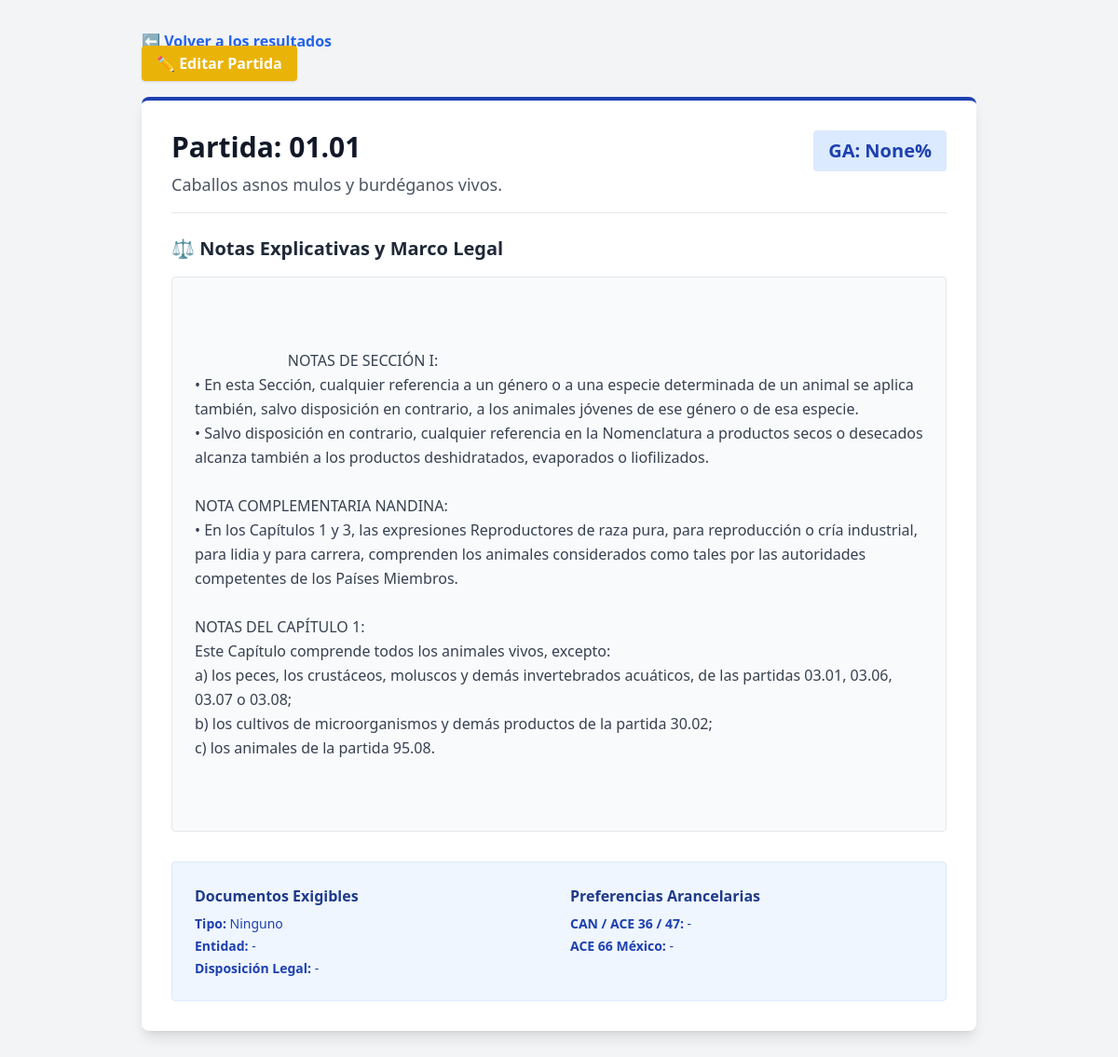
Page /arancel/99/ (signed in) on the committed database.
### cuentas/models.py (models this page shows, shortened)
class Arancel(models.Model):
    codigo = models.CharField(max_length=20, unique=True, verbose_name="Código")
    descripcion = models.TextField(verbose_name="Descripción de la Mercancía")
    notas_explicativas = models.TextField(null=True, blank=True, verbose_name="Notas Explicativas y Legales")
    ga_porcentaje = models.IntegerField(null=True, blank=True, verbose_name="GA %")
    ice_iehd = models.CharField(max_length=50, null=True, blank=True, verbose_name="ICE - IEHD")
    unidad_medida = models.CharField(max_length=10, null=True, blank=True, verbose_name="Unidad de Medida")
    despacho_frontera = models.CharField(max_length=100, null=True, blank=True, verbose_name="Despacho en Frontera")
    doc_tipo = models.CharField(max_length=20, null=True, blank=True, verbose_name="Tipo de Doc")
    doc_entidad = models.CharField(max_length=100, null=True, blank=True, verbose_name="Entidad que emite")
    doc_disposicion = models.CharField(max_length=150, null=True, blank=True, verbose_name="Disp. Legal")
    pref_can_ace = models.CharField(max_length=20, null=True, blank=True, verbose_name="CAN/ACE36/ACE47/VEN")
    pref_ace22_chi = models.CharField(max_length=20, null=True, blank=True, verbose_name="ACE 22 Chi")
    pref_ace22_prot = models.CharField(max_length=20, null=True, blank=True, verbose_name="ACE 22 Prot")
    pref_ace66_mexico = models.CharField(max_length=20, null=True, blank=True, verbose_name="ACE 66 México")
    class Meta:
        verbose_name = "Arancel"
        verbose_name_plural = "Aranceles"

### cuentas/views.py (the view)
# urls.py: path('arancel/<int:arancel_id>/', views.detalle_arancel, name='detalle_arancel'),
@login_required
def detalle_arancel(request, arancel_id):
    arancel = get_object_or_404(Arancel, id=arancel_id)
    return render(request, 'detalle_arancel.html', {'arancel': arancel})

### templates/detalle_arancel.html (shortened to what this page needs)
<!DOCTYPE html>
<html lang="es">
<head>
    <script src="https://cdn.tailwindcss.com"></script>
</head>
<body class="bg-gray-100 min-h-screen p-8">
    <div class="max-w-4xl mx-auto">
        <div class="mb-6">
            <a href="javascript:history.back()" class="text-blue-600 hover:text-blue-800 font-semibold flex items-center">
                ⬅️ Volver a los resultados
            </a>
            {% if request.user.is_staff %}
            <a href="{% url 'editar_arancel' arancel.id %}" class="bg-yellow-500 hover:bg-yellow-600 text-white font-bold py-2 px-4 rounded shadow">
                ✏️ Editar Partida
            </a>
            {% endif %}
        </div>
        <div class="bg-white p-8 rounded-lg shadow-lg border-t-4 border-blue-800">
            <div class="flex justify-between items-start border-b pb-4 mb-6">
                <div>
                    <h1 class="text-3xl font-bold text-gray-900">Partida: {{ arancel.codigo }}</h1>
                    <p class="text-lg text-gray-600 mt-2">{{ arancel.descripcion }}</p>
                </div>
                <div class="bg-blue-100 text-blue-800 px-4 py-2 rounded font-bold text-xl">
                    GA: {{ arancel.ga_porcentaje }}%
                </div>
            </div>
            <div class="mb-8">
                <h2 class="text-xl font-bold text-gray-800 mb-4 flex items-center">
                    ⚖️ Notas Explicativas y Marco Legal
                </h2>
                <div class="bg-gray-50 p-6 rounded border border-gray-200 text-gray-700 leading-relaxed whitespace-pre-wrap">
                    {% if arancel.notas_explicativas %}
                        {{ arancel.notas_explicativas }}
                    {% else %}
                        <em class="text-gray-500">No hay notas explicativas registradas para esta partida arancelaria.</em>
                    {% endif %}
                </div>
            </div>
            <div class="grid grid-cols-1 md:grid-cols-2 gap-6 bg-blue-50 p-6 rounded border border-blue-100">
                <div>
                    <h3 class="font-bold text-blue-900 mb-2">Documentos Exigibles</h3>
                    <ul class="text-blue-800 text-sm space-y-1">
                        <li><strong>Tipo:</strong> {{ arancel.doc_tipo|default:"Ninguno" }}</li>
                        <li><strong>Entidad:</strong> {{ arancel.doc_entidad|default:"-" }}</li>
                        <li><strong>Disposición Legal:</strong> {{ arancel.doc_disposicion|default:"-" }}</li>
                    </ul>
                </div>
                <div>
                    <h3 class="font-bold text-blue-900 mb-2">Preferencias Arancelarias</h3>
                    <ul class="text-blue-800 text-sm space-y-1">
                        <li><strong>CAN / ACE 36 / 47:</strong> {{ arancel.pref_can_ace|default:"-" }}</li>
                        <li><strong>ACE 66 México:</strong> {{ arancel.pref_ace66_mexico|default:"-" }}</li>
                    </ul>
                </div>
            </div>
        </div>
    </div>
</body>
</html>

### rows in the picture
Arancel: codigo "01.01", descripcion "Caballos asnos mulos y burdéganos vivos.", ga_porcentaje "None", notas_explicativas "NOTAS DE SECCIÓN I: • En esta Sección, cualquier referencia a un género o a una especie determinada de un animal se aplica también, salvo disposición en contrario, a los animales jóvenes de ese género o de esa especie. • Salvo disposición en contrario, cualquier referencia en la Nomenclatura a productos secos o desecados alcanza también a los productos deshidratados, evaporados o liofilizados. NOTA COMPLEMENTARIA NANDINA: • En los Capítulos 1 y 3, las expresiones Reproductores de raza pura, para reproducción o cría industrial, para lidia y para carrera, comprenden los animales considerados como tales por las autoridades competentes de los Países Miembros. NOTAS DEL CAPÍTULO 1: Este Capítulo…", doc_tipo "Ninguno", doc_entidad "-", doc_disposicion "-", pref_can_ace "-", pref_ace66_mexico "-"
